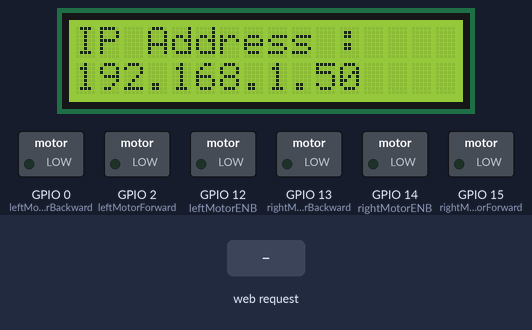
This sketch was run on a simulated ESP8266 (NodeMCU). On the bench: 16×2 character LCD, switched loads named in the sketch (green lamp = pin HIGH). The test bench sets the inputs (shaded band). WiFi joins after 1.5 s; servers stay silent unless stated.

Above: at 2.8 s.
2.9 s: HTTP request GET /FORWARD received
At 3.5 s:
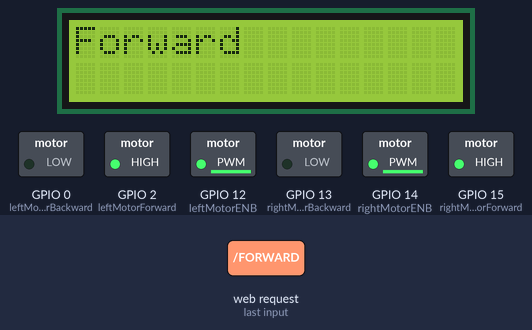
4.4 s: HTTP request GET /REVERSE received
At 5.6 s:
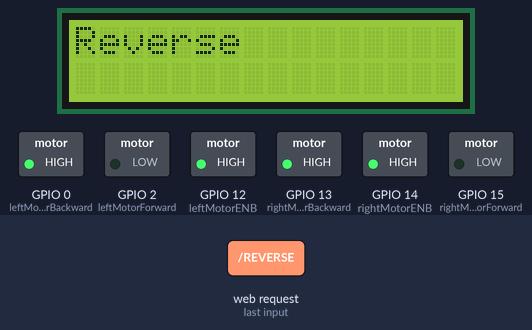
5.9 s: HTTP request GET /LEFT received
At 6.9 s:
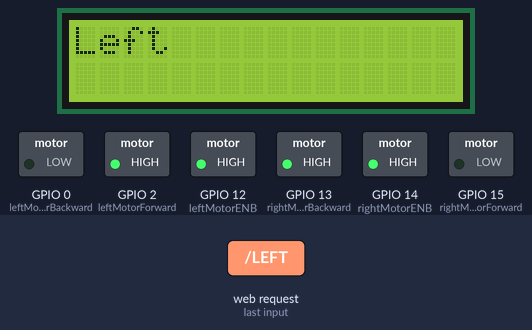
7.4 s: HTTP request GET /RIGHT received
At 8.0 s:
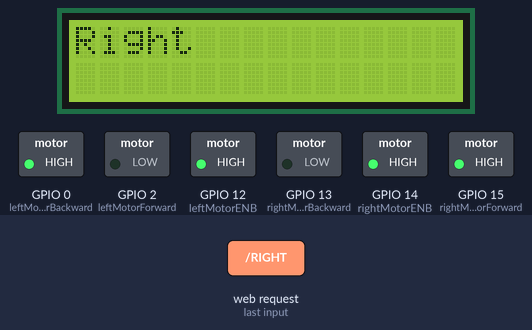
8.9 s: HTTP request GET /STOP received
At 10.1 s:
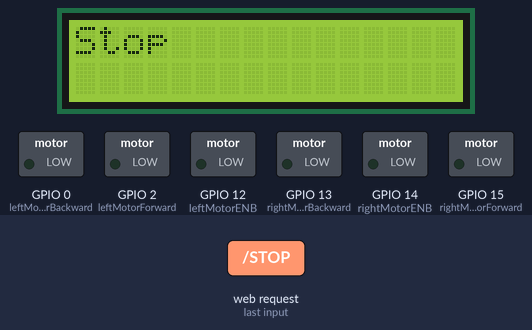
10.4 s: HTTP request GET /NORTH_EAST received
At 11.7 s:
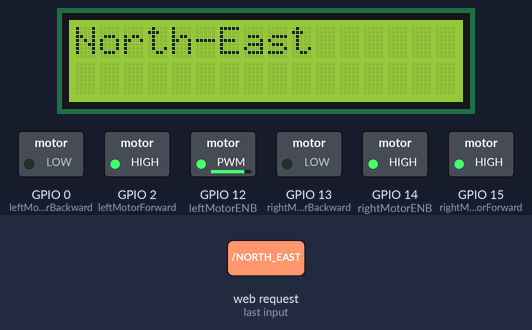
Timing chart, 0 to 12.9 s (numbered marks = the images above; inputs shaded):
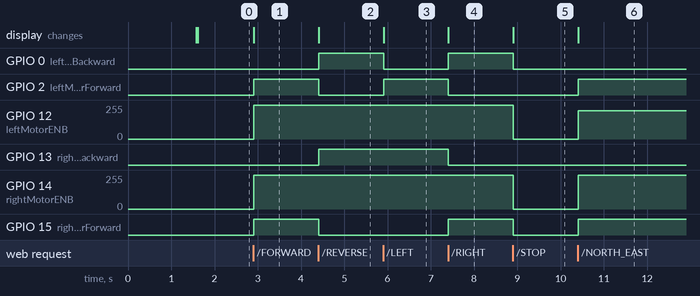

Measured:
- after the input at 2.9 s, GPIO 2 (leftMotorForward), GPIO 15 (rightMotorForward): LOW → HIGH at once; GPIO 12 (leftMotorENB), GPIO 14 (rightMotorENB): 0/255 → 254/255 at once; the display: changes at once (image 1)
- after the input at 4.4 s, GPIO 0 (leftMotorBackward), GPIO 13 (rightMotorBackward): LOW → HIGH at once; GPIO 2 (leftMotorForward), GPIO 15 (rightMotorForward): HIGH → LOW at once; GPIO 12 (leftMotorENB), GPIO 14 (rightMotorENB): 254/255 → 255/255 at once; the display: changes at once (image 2)
- after the input at 5.9 s, GPIO 0 (leftMotorBackward): HIGH → LOW at once; GPIO 2 (leftMotorForward): LOW → HIGH at once; the display: changes at once (image 3)
- after the input at 7.4 s, GPIO 0 (leftMotorBackward), GPIO 15 (rightMotorForward): LOW → HIGH at once; GPIO 2 (leftMotorForward), GPIO 13 (rightMotorBackward): HIGH → LOW at once; the display: changes at once (image 4)
- after the input at 8.9 s, GPIO 0 (leftMotorBackward), GPIO 15 (rightMotorForward): HIGH → LOW at once; GPIO 12 (leftMotorENB), GPIO 14 (rightMotorENB): 255/255 → 0/255 at once; the display: changes at once (image 5)
- after the input at 10.4 s, GPIO 2 (leftMotorForward), GPIO 15 (rightMotorForward): LOW → HIGH at once; GPIO 12 (leftMotorENB): 0/255 → 211/255 at once; GPIO 14 (rightMotorENB): 0/255 → 255/255 at once; the display: changes at once (image 6)

The sketch:

Wireless_Car_Ver_1.ino
```cpp
/***********************************************************************
**Project : Wireless Bot
*
**Desc    : Wireless Bot based on Nodemcu(esp-12E) board.It also include
*           DHT sensor Which will monitor surrounding Temperature and
*           Humidity.
*
**Author  : Ashish Bhoi
************************************************************************/

/**********************Include Files*****************************************/
#include <ESP8266WiFi.h>
#include <DNSServer.h>
#include <ESP8266WebServer.h>
#include <WiFiManager.h>
#include <Wire.h>
#include <LiquidCrystal_I2C.h>
#include <DHT.h>

/*Port Defined*/
WiFiClient client;
WiFiServer server(80);

/*LCD defined*/

LiquidCrystal_I2C lcd(0x27,16,2);

/*DHT11 defined*/
#define DHTTYPE DHT11

#define dhtpin  16       //D0 pin or gpio-16

DHT dht(dhtpin,DHTTYPE);

/**************Variables Decleared*******************************/

float t;
float h;

/* data received from application */
String  data = "";

/*L293D motor control pins */
int leftMotorForward = 2;     /* GPIO2(D4) -> IN3   */
int rightMotorForward = 15;   /* GPIO15(D8) -> IN1  */
int leftMotorBackward = 0;    /* GPIO0(D3) -> IN4   */
int rightMotorBackward = 13;  /* GPIO13(D7) -> IN2  */


/* define L298N or L293D enable pins */
int rightMotorENB = 14; /* GPIO14(D5) -> Motor-A Enable */
int leftMotorENB = 12;  /* GPIO12(D6) -> Motor-B Enable */

void setup()
{
  /* initialize motor control pins as output */
  pinMode(leftMotorForward, OUTPUT);
  pinMode(rightMotorForward, OUTPUT);
  pinMode(leftMotorBackward, OUTPUT);
  pinMode(rightMotorBackward, OUTPUT);

  /* initialize motor enable pins as output */
  pinMode(leftMotorENB, OUTPUT);
  pinMode(rightMotorENB, OUTPUT);
  /*************************************/

  dht.begin();
  /*LCD Connection*/
  lcd.begin();

  WiFiManager wifiManager;

  //reset saved settings

  //wifiManager.resetSettings();

  wifiManager.autoConnect("NODEMCU","password");

  //or use this for auto generated name ESP + ChipID

  //wifiManager.autoConnect();

  /*if you get here you have connected to the WiFi*/

  lcd.print("Waiting....");
  int connRes = WiFi.waitForConnectResult();
  while (WiFi.status() != WL_CONNECTED)
  {
    delay(500);
    lcd.setCursor(0,1);
    lcd.print("WiFi Connected");
    delay(1000);
  }


  /* start server communication*/
  server.begin();
  delay(10);
  IPAddress ip;
  ip = WiFi.localIP();
  lcd.clear();
  lcd.print("IP Address : ");
  lcd.setCursor(0,1);
  lcd.print(ip);
 }

void loop()
{
  /*  If the server available, run the "pingClient" function   */
  client = server.available();
  if (!client)
    return;

  data = pingClient();
  /************************ Run function according to incoming data from application *************************/

  /* If the incoming data is "forward", run the "Motor_forward" function */
  if (data == "FORWARD") Motor_forward();
  /* If the incoming data is "backward", run the "Motor_backward" function */
  else if (data == "REVERSE") Motor_backward();
  /* If the incoming data is "left", run the "Turn_left" function */
  else if (data == "LEFT") Turn_left();
  /* If the incoming data is "right", run the "Turn_right" function */
  else if (data == "RIGHT") Turn_right();
  /* If the incoming data is "stop", run the "Motor_stop" function */
  else if (data == "STOP") Motor_stop();
  /*If the incoming data is "N_E, "run the "Move_N_E" function*/
  else if (data == "NORTH_EAST") Move_N_E();
  /*If the incoming data is "N_W", run the Move_N_W funtion*/
  else if (data == "NORTH_WEST") Move_N_W();
  /*If the incoming data is "S_W", run the Move_S_E function*/
  else if (data == "SOUTH_WEST") Move_S_W();
  /***If the incoming data is "S_W", run the Move_S_W function****/
  else if (data == "SOUTH_EAST") Move_S_E();
  /**App inventor code goes here
   **Send data to app **/
  else if (data == "Get_Data")
  {
 /******************************Send data to lcd****************************************/
  lcd.clear();
  lcd.setCursor(0,0);
  lcd.print("Temp :");
  uint8_t t = dht.readTemperature();
  lcd.print(t);
  lcd.print((char)223);
  lcd.print("C");
  lcd.setCursor(0,1);
  delay(800);
  lcd.print("Humi :");
  uint8_t h = dht.readHumidity();
  lcd.print(h);
  lcd.print("%");
/************LOGIC TO GIVE SURROUNDING DATA TO APP**********************************/
 /************************ Return the response *************************************/
  client.println("HTTP/1.1 200 OK");
  client.println("Content-Type: text/html");
  client.println(""); //  do not forget this one
  client.println("<!DOCTYPE HTML>");
  client.println("<html>");
  client.print("Temperature : ");
  client.print(t);
  client.print(" C");
  client.print("<br/>");
  client.print("Humidity : ");
  client.print(h);
  client.print("%");
  client.println("<br><br>");
  client.println("</html>");
  }
}

/********************************************* FORWARD *****************************************************/
void Motor_forward(void)
{
  lcd.clear();
  lcd.print("Forward");
  analogWrite(leftMotorENB, 1020); //d7
  analogWrite(rightMotorENB, 1020);
  digitalWrite(leftMotorForward, HIGH);
  digitalWrite(rightMotorForward, HIGH);
  digitalWrite(leftMotorBackward, LOW);
  digitalWrite(rightMotorBackward, LOW);
}

/********************************************* BACKWARD *****************************************************/
void Motor_backward(void)
{
  lcd.clear();
  lcd.print("Reverse");
  analogWrite(leftMotorENB, 1023);
  analogWrite(rightMotorENB, 1023);
  digitalWrite(leftMotorBackward, HIGH);
  digitalWrite(rightMotorBackward, HIGH);
  digitalWrite(leftMotorForward, LOW);
  digitalWrite(rightMotorForward, LOW);
}

/********************************************* TURN LEFT *****************************************************/
void Turn_left(void)
{
  lcd.clear();
  lcd.print("Left");
  analogWrite(leftMotorENB, 1023);
  analogWrite(rightMotorENB, 1023);
  digitalWrite(leftMotorForward, HIGH);
  digitalWrite(rightMotorForward, LOW);
  digitalWrite(rightMotorBackward, HIGH);
  digitalWrite(leftMotorBackward, LOW);
}

/********************************************* TURN RIGHT *****************************************************/
void Turn_right(void)
{
  lcd.clear();
  lcd.print("Right");
  analogWrite(leftMotorENB, 1023);
  analogWrite(rightMotorENB, 1023);
  digitalWrite(leftMotorForward, LOW);
  digitalWrite(rightMotorForward, HIGH);
  digitalWrite(rightMotorBackward, LOW);
  digitalWrite(leftMotorBackward, HIGH);
}

/********************************************* STOP *****************************************************/
void Motor_stop(void)
{
  lcd.clear();
  lcd.print("Stop");
  analogWrite(leftMotorENB, 0);
  analogWrite(rightMotorENB, 0);
  digitalWrite(leftMotorForward, LOW);
  digitalWrite(leftMotorBackward, LOW);
  digitalWrite(rightMotorForward, LOW);
  digitalWrite(rightMotorBackward, LOW);
}
/*****************************************MOTOR_NORTH_WEST*************************************************/

void Move_N_W(void)
{
  lcd.clear();
  lcd.print("North-West");
  analogWrite(leftMotorENB, 1023);
  analogWrite(rightMotorENB, 850);
  digitalWrite(leftMotorForward, HIGH);
  digitalWrite(rightMotorForward, HIGH);
  digitalWrite(leftMotorBackward, LOW);
  digitalWrite(rightMotorBackward, LOW);
}
/**********************************************MOTOR_NORTH_EAST************************************/
void Move_N_E(void)
{
  lcd.clear();
  lcd.print("North-East");
  analogWrite(leftMotorENB, 850);
  analogWrite(rightMotorENB, 1023);
  digitalWrite(leftMotorForward, HIGH);
  digitalWrite(rightMotorForward, HIGH);
  digitalWrite(leftMotorBackward, LOW);
  digitalWrite(rightMotorBackward, LOW);
}
/*****************************************MOTOR_SOUTH_WEST*****************************************/
void Move_S_W(void)
{
  lcd.clear();
  lcd.print("South-West");
  analogWrite(leftMotorENB, 1023);
  analogWrite(rightMotorENB, 850);
  digitalWrite(leftMotorBackward, HIGH);
  digitalWrite(rightMotorBackward, HIGH);
  digitalWrite(leftMotorForward, LOW);
  digitalWrite(rightMotorForward, LOW);
}
/*******************************************MOTOR_SOUTH_EAST***************************************/
void Move_S_E(void)
{
  lcd.clear();
  lcd.print("South-East");
  analogWrite(leftMotorENB, 850);
  analogWrite(rightMotorENB, 1023);
  digitalWrite(leftMotorBackward, HIGH);
  digitalWrite(rightMotorBackward, HIGH);
  digitalWrite(leftMotorForward, LOW);
  digitalWrite(rightMotorForward, LOW);
}

/***********GET DATA FROM APP*****************************/
String pingClient (void)
{
  while (!client.available()) delay(1);
  String request = client.readStringUntil('\r');
  request.remove(0, 5);
  request.remove(request.length() - 9, 9);
  return request;
}
```
